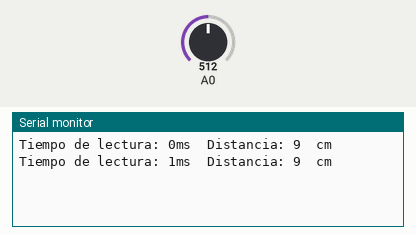
Recording of a sketch running on a simulated Arduino Uno, built with avr-gcc and run on an emulated ATmega328P. On the bench: the last lines printed to the serial monitor. Inputs (shaded band) come from the test bench; at power-on: A0 = 512.

Above: at 1.8 s.
1.9 s: A0 set to 716
At 2.6 s:
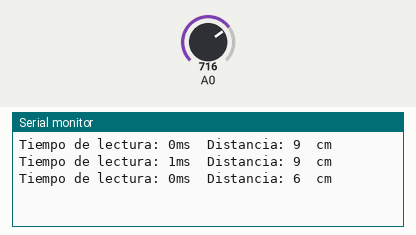
3.4 s: A0 set to 900
At 4.8 s:
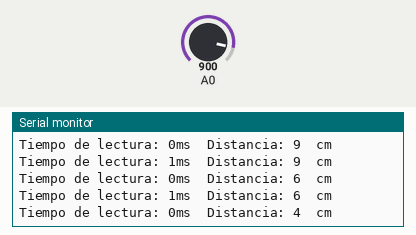
Timing chart, 0 to 6.4 s (numbered marks = the images above; inputs shaded):
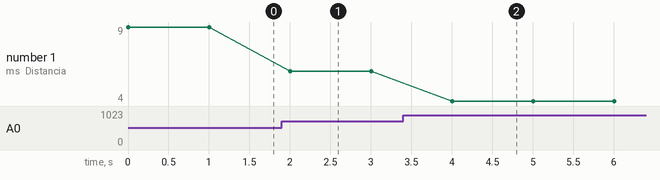

The sketch:

IR_SHARP_3.ino
```cpp
void setup() {
  // Comunicación seria a 9600 baudios
  Serial.begin(9600);

}


void loop() {

  long tiempo=millis(); //tiempo antes de iniciar la lectura
  int D_cm=distancia(1); //lectura de distancia
  tiempo=millis()-tiempo; //milisegundos que duró la lectura
  Serial.print("Tiempo de lectura: ");
  Serial.print(tiempo);
  Serial.print("ms  Distancia: ");
  Serial.print(D_cm);
  Serial.println("  cm");
  delay(1000);
}

float distancia(int n)
{
  long suma=0;
  for(int i=0;i<n;i++)
  {
    suma=suma+analogRead(A0);
  }
  float adc=suma/n;
  float distancia_cm = 17569.7 * pow(adc, -1.2062);
  return(distancia_cm);
}
```

Measured:
- after the input at 1.9 s, the serial monitor: prints a new line after 0.10 s (image 1)
- after the input at 3.4 s, the serial monitor: prints a new line after 0.60 s (image 2)
- plotted number 1: 9 → 6 after the input at 1.9 s, 6 → 4 after the input at 3.4 s
